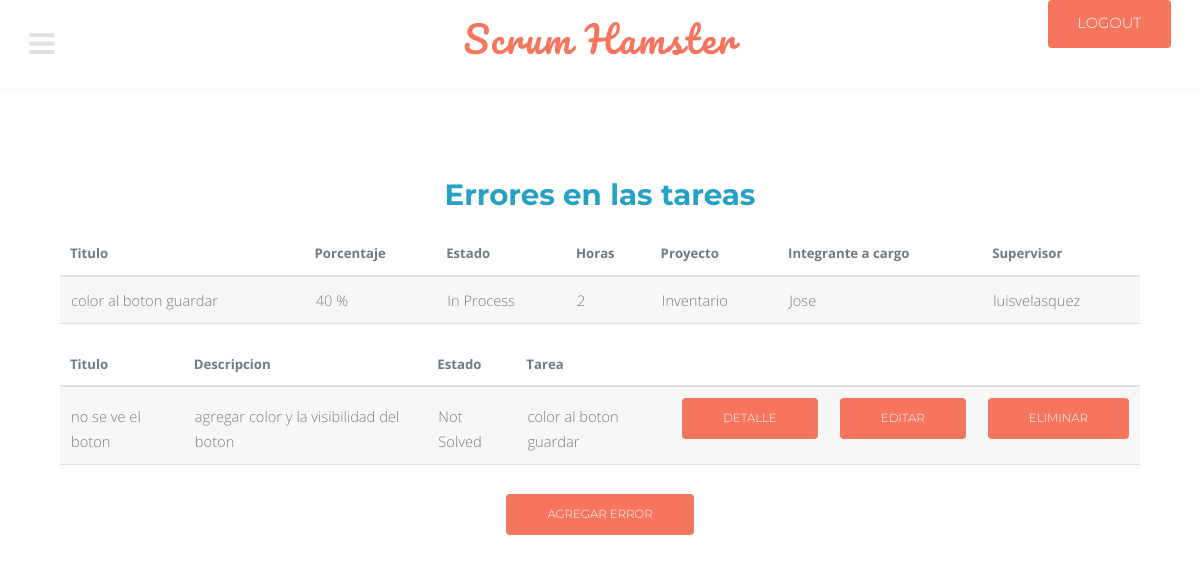
/task_errors/3/ (signed in), run on the app's committed database.
### modules/models.py (models this page shows, shortened)
class task(models.Model):
    title = models.CharField(max_length = 50)
    percent = models.PositiveSmallIntegerField()
    state_choices = (
		('Not Started', 'Not Started'),
		('In Process', 'In Process'),
		('Finished', 'Finished'),
		)
    state = models.CharField(
		max_length = 12,
		choices = state_choices,
		default = 'Not Started',
		)
    hours = models.PositiveSmallIntegerField()
    project_id = models.ForeignKey(project, on_delete = models.CASCADE)
    user_in_charge = models.ForeignKey(User, on_delete = models.CASCADE, related_name = 'in_charge')
    user_supervisor = models.ForeignKey(User, on_delete = models.CASCADE, related_name = 'supervisor')
    def __str__(self):
        return '%s' % (self.title)

class project(models.Model):
    name = models.CharField(max_length = 75)
    percent = models.PositiveSmallIntegerField()
    created_at = models.DateField(auto_now_add = True)
    file = models.URLField(blank = True)
    client_id = models.ForeignKey(client, on_delete = models.CASCADE)
    def __str__(self):
        return '%s' % (self.name)

class error(models.Model):
    title = models.CharField(max_length = 50)
    description = models.TextField()
    state_choices = (
		('Solved', 'Solved'),
		('Not Solved', 'Not Solved'),
		)
    state = models.CharField(
		max_length = 11,
		choices = state_choices,
		default = 'Not Solved',
		)
    task_id = models.ForeignKey(task, on_delete = models.CASCADE)

### modules/views.py (the view)
# urls.py: path('task_errors/<int:id>/', task_errors, name = 'task_errors'),
@login_required
def task_errors(request, id):
    data_ = task.objects.get(id = id)
    data = error.objects.filter(task_id = id)
    return render(request, 'task/task_errors.html', {'data_': data_,'data': data})

### modules/templates/task/task_errors.html
{% extends 'base.html' %}
{% block cont %}
<h1>Errores en las tareas</h1>
<table>
		<thead>
				<tr>
					<th>Titulo</th>
					<th>Porcentaje</th>
					<th>Estado</th>
					<th>Horas</th>
					<th>Proyecto</th>
					<th>Integrante a cargo</th>
					<th>Supervisor</th>
				</tr>
			</thead>
<div>
	<tr>
		<td>{{ data_.title }}</td>
    	<td>{{ data_.percent }} % </td>
		<td>{{ data_.state }}</td>
		<td>{{ data_.hours }}</td>
		<td>{{ data_.project_id }}</td>
		<td>{{ data_.user_in_charge }}</td>
		<td>{{ data_.user_supervisor }}</td>
	</tr>
</div>
</table>
<table border="10">
		<thead>
				<tr>
					<th>Titulo</th>
					<th>Descripcion</th>
					<th>Estado</th>
					<th>Tarea</th>
				</tr>
			</thead>
{% for i in data %}
	<tr>
		<td>{{ i.title }}</td>
		<td>{{ i.description }}</td>
		<td>{{ i.state }}</td>
		<td>{{ i.task_id }}</td>
		<td>
			<a href="{% url 'view_error' i.id %}" class="button small">Detalle</a>
		</td>
		<td>
			<a href="{% url 'update_error' i.id %}" class="button small">Editar</a>
		</td>
		<td>
			<a href="{% url 'delete_error' i.id %}" class="button small">Eliminar</a>
		</td>
	</tr>
{% endfor %}
</table>
<a href="{% url 'create_error' %}" class="button small">Agregar error</a>
{% endblock %}

### modules/static/assets/css/main.css (style rules this page uses)
html, body, div, span, applet, object, iframe, h1, h2, h3, h4, h5, h6, p, blockquote, pre, a, abbr, acronym, address, big, cite, code, del, dfn, em, img, ins, kbd, q, s, samp, small, strike, strong, sub, sup, tt, var, b, u, i, center, dl, dt, dd, ol, ul, li, fieldset, form, label, legend, table, caption, tbody, tfoot, thead, tr, th, td, article, aside, canvas, details, embed, figure, figcaption, footer, header, hgroup, menu, nav, output, ruby, section, summary, time, mark, audio, video { margin: 0; padding: 0; border: 0; font-size: 100%; font: inherit; vertical-align: baseline; }
body { line-height: 1; }
table { border-collapse: collapse; border-spacing: 0; }
body { -webkit-text-size-adjust: none; }
*, *:before, *:after { -moz-box-sizing: border-box; -webkit-box-sizing: border-box; box-sizing: border-box; }
body { -ms-overflow-style: scrollbar; }
body { background: #fff; }
body, input, select, textarea { color: #767d85; font-family: "Open Sans", Arial, Helvetica, sans-serif; font-size: 13pt; font-weight: 300; line-height: 1.65; }
@media screen and (max-width: 1680px) { body, input, select, textarea { font-size: 11pt; } }
@media screen and (max-width: 1280px) { body, input, select, textarea { font-size: 11pt; } }
a { color: #25a2c3; text-decoration: underline; }
h1, h2, h3, h4, h5, h6 { color: #727a82; font-weight: 700; font-family: "Montserrat", sans-serif; line-height: 1.5; margin: 0 0 1em 0; }
h1 { font-size: 2em; line-height: 1.3; }
table { margin: 0 0 2em 0; width: 100%; }
table tbody tr { border: solid 1px #dee1e3; border-left: 0; border-right: 0; }
table tbody tr:nth-child(2n + 1) { background-color: rgba(144, 144, 144, 0.075); }
table td { padding: 0.75em 0.75em; }
table th { color: #727a82; font-size: 0.9em; font-weight: 700; padding: 0 0.75em 0.75em 0.75em; text-align: left; }
table thead { border-bottom: solid 2px #dee1e3; }
input[type="submit"], input[type="reset"], input[type="button"], button, .button { -moz-appearance: none; -webkit-appearance: none; -ms-appearance: none; appearance: none; -moz-transition: background-color 0.2s ease-in-out, color 0.2s ease-in-out; -webkit-transition: background-color 0.2s ease-in-out, color 0.2s ease-in-out; -ms-transition: background-color 0.2s ease-in-out, color 0.2s ease-in-out; transition: background-color 0.2s ease-in-out, color 0.2s ease-in-out; background-color: #f6755e; border-radius: 4px; border: 0; color: #ffffff; cursor: pointer; display: inline-block; font-family: "Montserrat", sans-serif; height: 3.5em; line-height: 3.5em; padding: 0 3.5em; text-align: center; text-decoration: none; white-space: nowrap; text-transform: uppercase; }
input[type="submit"].small, input[type="reset"].small, input[type="button"].small, button.small, .button.small { font-size: 0.8em; }
.wrapper h1, .wrapper h2, .wrapper h3, .wrapper h4, .wrapper h5 { color: #25a2c3; }
body { padding-top: 6em; }

### data on the page
task: title "color al boton guardar", percent "40", state "In Process", hours "2", project_id "Inventario", user_in_charge "Jose", user_supervisor "luisvelasquez"
error: title "no se ve el boton", description "agregar color y la visibilidad del boton", state "Not Solved", task_id "color al boton guardar"
